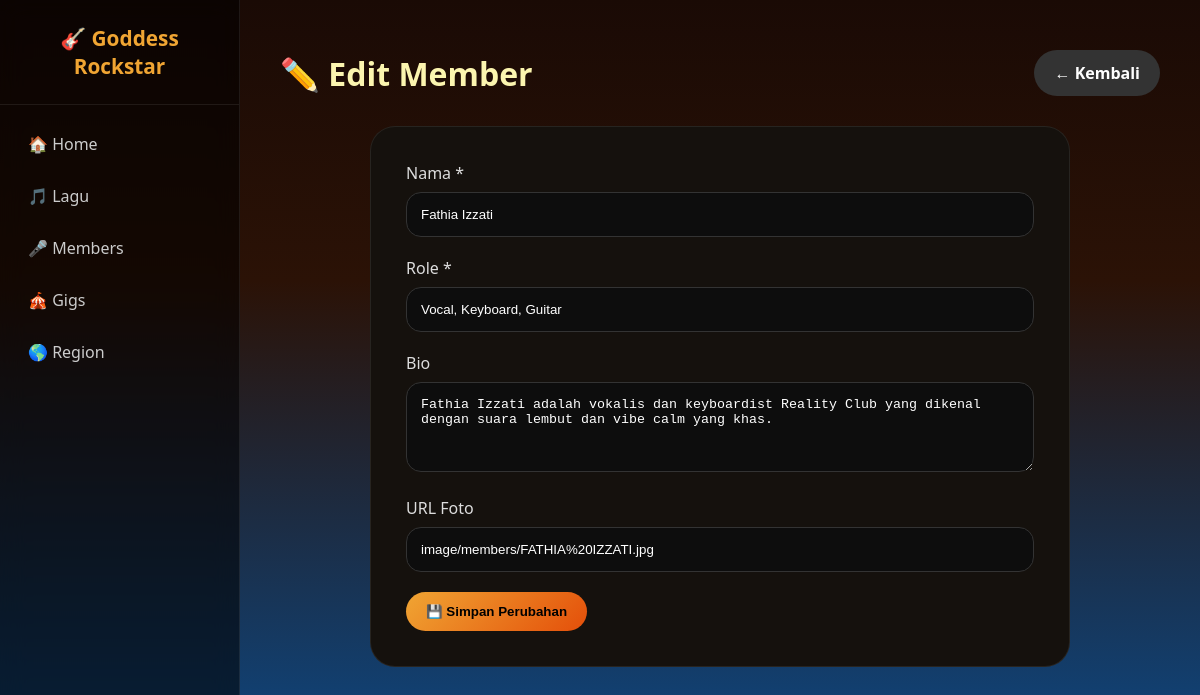
/edit_member.php?id=1, run on the app's committed database.
### tables this page shows
CREATE TABLE `members` (
  `id_member` int(11) NOT NULL,
  `nama` varchar(100) NOT NULL,
  `role` varchar(50) NOT NULL,
  `bio` text DEFAULT NULL,
  `foto_url` varchar(255) DEFAULT NULL
);

### edit_member.php (the view, shortened to what this page needs)
<?php
include 'koneksi.php';
$id     = (int) $_GET['id'];
$result = mysqli_query($conn, "SELECT * FROM members WHERE id_member = $id");
$member = mysqli_fetch_assoc($result);
?>
<!DOCTYPE html>
<html lang="id">
<head>
    <link rel="stylesheet" href="style.css">
</head>
<body>
<div class="layout">
    <aside class="sidebar">
        <div class="sidebar-brand">🎸 Goddess<br>Rockstar</div>
        <nav class="sidebar-nav">
            <a href="index.php">🏠 Home</a>
            <a href="lagu.php">🎵 Lagu</a>
            <a href="members.php">🎤 Members</a>
            <a href="gigs.php">🎪 Gigs</a>
            <a href="region.php">🌎 Region</a>
        </nav>
    </aside>
    <main class="main-content">
<div class="container">
    <div class="page-header">
        <h2>✏️ Edit Member</h2>
        <a href="members.php" class="btn btn-back">← Kembali</a>
    </div>
    <div class="form-box">
        <form method="POST" action="edit_member.php?id=<?= $id ?>">
            <div class="form-group">
                <label>Nama *</label>
                <input type="text" name="nama" value="<?= htmlspecialchars($member['nama']) ?>" required>
            </div>
            <div class="form-group">
                <label>Role *</label>
                <input type="text" name="role" value="<?= htmlspecialchars($member['role']) ?>">
            </div>
            <div class="form-group">
                <label>Bio</label>
                <textarea name="bio" rows="4"><?= htmlspecialchars($member['bio']) ?></textarea>
            </div>
            <div class="form-group">
                <label>URL Foto</label>
                <input type="text" name="foto_url" value="<?= htmlspecialchars($member['foto_url']) ?>">
            </div>
            <button type="submit" name="submit" class="btn btn-add">💾 Simpan Perubahan</button>
        </form>
    </div>
</div>
</body>
</html>

### style.css (style rules this page uses)
:root { --cream:#FCF5AF; --yellow:#F0A533; --orange:#E44F0A; --red:#BA011A; --blue:#0B4B8B; --black:#000000; --card:#15110d; --card2:#1d1712; --text:#f5f5f5; --muted:#b8a99a; --sidebar-w:240px; }
* { margin:0; padding:0; box-sizing:border-box; }
html { scroll-behavior:smooth; }
body { font-family:'Segoe UI',sans-serif; color:var(--text); min-height:100vh; overflow-x:hidden; background: linear-gradient(180deg, #1a0a05 0%, #2b1206 35%, #0B4B8B 100%); }
.layout { display:flex; min-height:100vh; }
.sidebar { width:var(--sidebar-w); flex-shrink:0; background:rgba(0,0,0,.55); backdrop-filter:blur(12px); border-right:1px solid rgba(255,255,255,.08); padding:24px 0; position:fixed; top:0; left:0; bottom:0; display:flex; flex-direction:column; }
.sidebar-brand { font-size:1.3rem; font-weight:800; color:var(--yellow); text-align:center; padding:0 16px 24px; border-bottom:1px solid rgba(255,255,255,.08); margin-bottom:16px; }
.sidebar-nav { display:flex; flex-direction:column; gap:6px; padding:0 12px; }
.sidebar-nav a { color:#ccc; text-decoration:none; padding:12px 16px; border-radius:12px; font-weight:500; transition:.25s; }
.main-content { margin-left:var(--sidebar-w); width:100%; }
.container { max-width:1200px; margin:auto; padding:50px 40px; }
.page-header { display:flex; justify-content:space-between; align-items:center; margin-bottom:30px; }
.page-header h2 { font-size:2rem; color:var(--cream); }
.btn { border:none; text-decoration:none; border-radius:999px; padding:12px 20px; cursor:pointer; transition:.3s; font-weight:600; display:inline-block; }
.btn-add { background:linear-gradient(135deg, var(--yellow), var(--orange)); color:black; }
.btn-back, .btn-reset { background:#333; color:white; }
.form-box { max-width:700px; margin:auto; background:var(--card); border-radius:25px; padding:35px; border:1px solid rgba(255,255,255,.08); }
.form-group { margin-bottom:20px; }
.form-group label { display:block; margin-bottom:8px; color:#ddd; }
.form-group input, .form-group textarea, .form-group select { width:100%; padding:14px; border-radius:15px; background:#0d0d0d; border:1px solid #333; color:white; }

### data on the page
members: nama "Fathia Izzati", role "Vocal, Keyboard, Guitar", bio "Fathia Izzati adalah vokalis dan keyboardist Reality Club yang dikenal dengan suara lembut dan vibe calm yang khas.", foto_url "image/members/FATHIA%20IZZATI.jpg"
